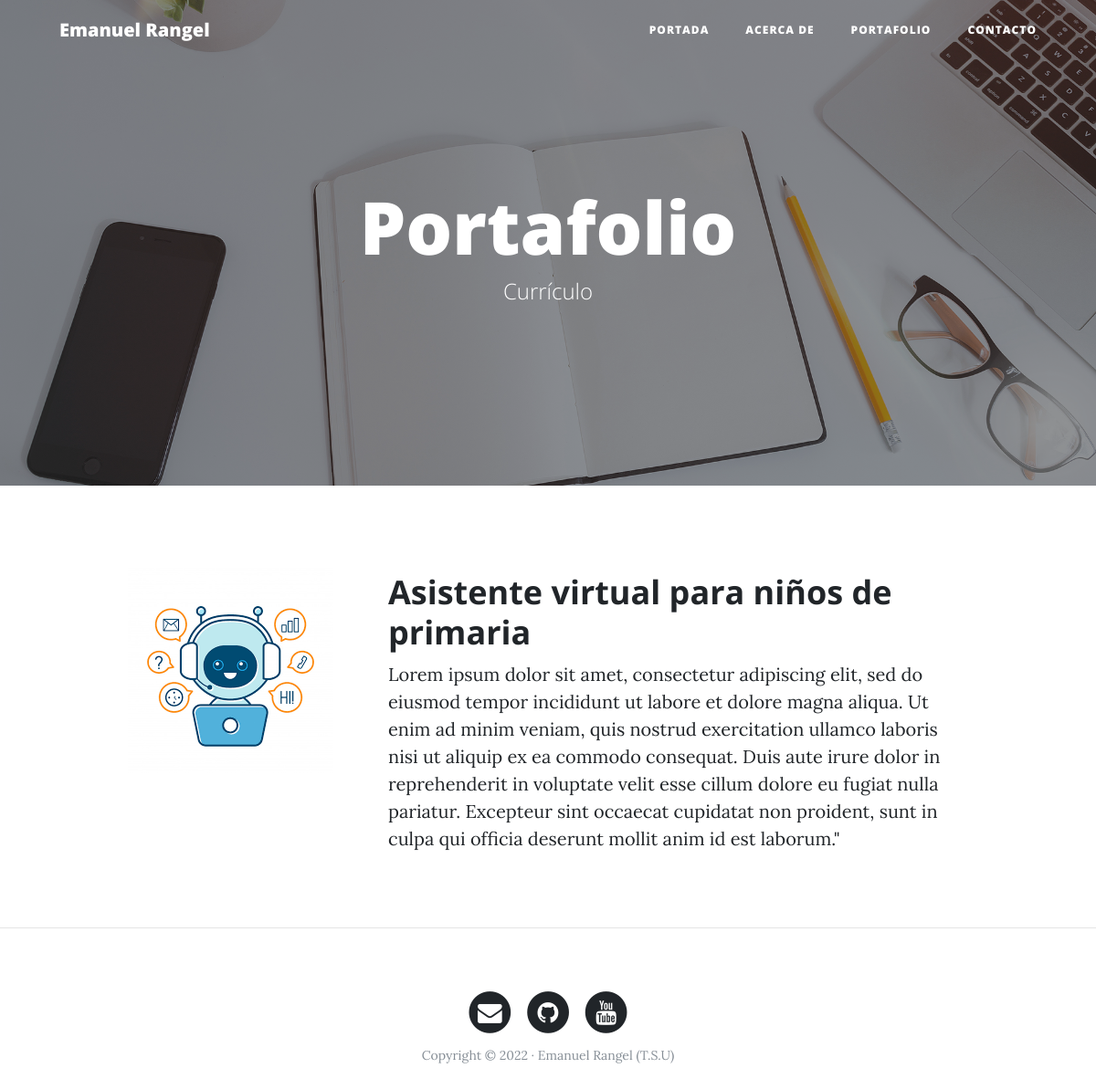
/portfolio/, run on an earlier commit of the app's database.
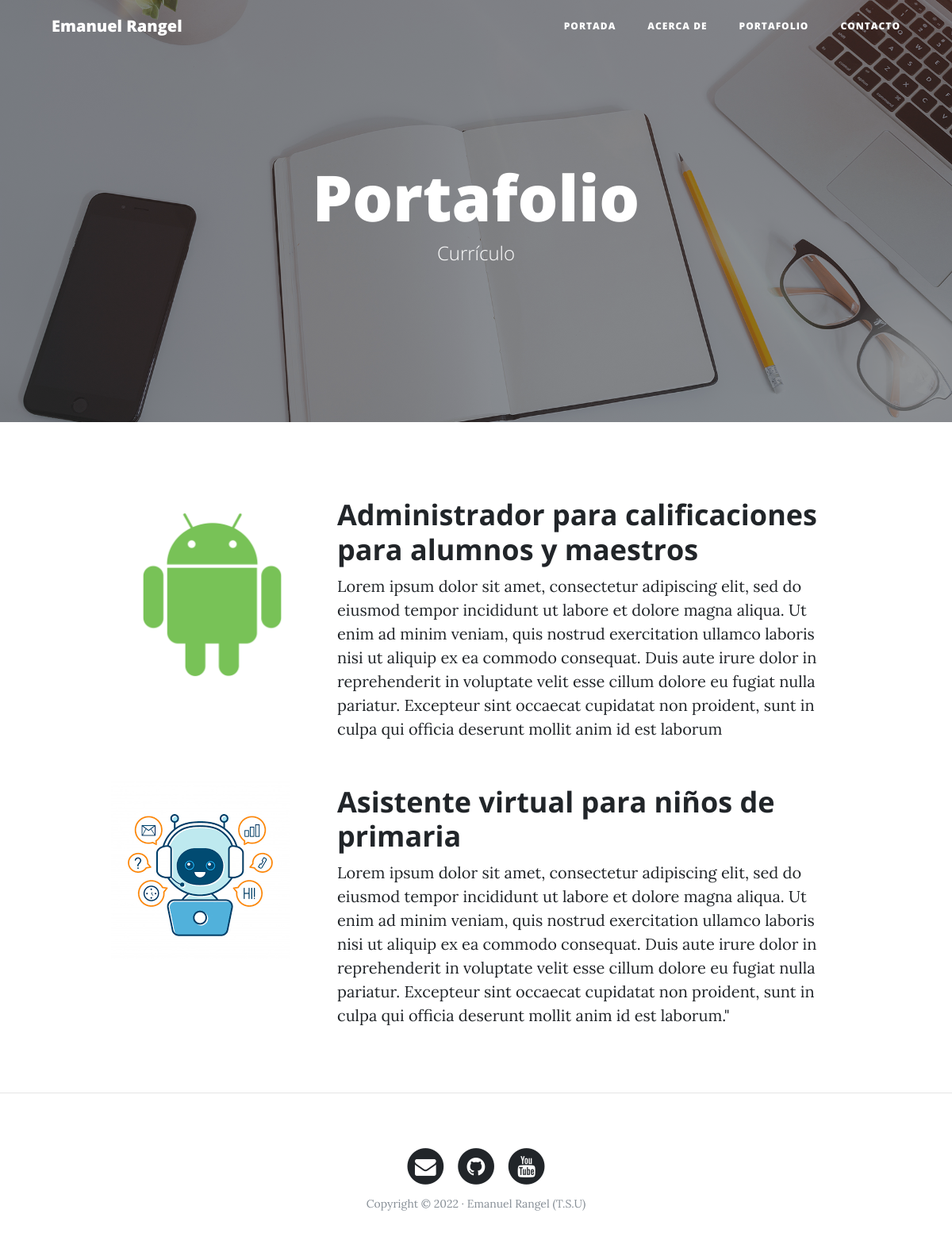
And on a later commit of the database.
### portfolio/models.py (models this page shows, shortened)
class Project(models.Model):
    title = models.CharField(max_length=200,
        verbose_name="Título")
    description = models.TextField(
        verbose_name="Descripción")
    image = models.ImageField(upload_to="projects",
        verbose_name="Imagen")
    link = models.URLField(null=True, blank=True,
        verbose_name="Dirección Web")
    created = models.DateTimeField(auto_now_add=True,
        verbose_name="Fecha de creación")
    updated = models.DateTimeField(auto_now=True,
        verbose_name="Fecha de edición")
    class Meta:
        verbose_name = "proyecto"
        verbose_name_plural = "proyectos"
        ordering = ["-created"]

### portfolio/views.py (the view)
# urls.py: path('portfolio/', portfolio_views.portfolio, name="portfolio"),
def portfolio(request):
     projects = Project.objects.all()
     return render(request, "portfolio/portfolio.html",
        {'projects':projects})

### portfolio/templates/portfolio/portfolio.html (shortened to what this page needs)
{% extends 'core/base.html' %} {% block title %}Portafolio{% endblock %} {% load static %} {% block background %}{% static 'core/img/portfolio-bg.jpg' %}{% endblock %} {% block headers %}
<h1>Portafolio</h1>
<span class="subheading">Currículo</span> {% endblock %} {% block content %} {% for project in projects %}
<div class="row project">
    <div class="col-lg-3 col-md-4 offset-lg-1">
        <img class="img-fluid" src="{{project.image.url}}" alt="">
    </div>
    <div class="col-lg-7 col-md-8">
        <h2 class="section-heading title">{{project.title}}</h2>
        <p>{{project.description}}</p>
    </div>
</div>
{% endfor %} {% endblock %}

### core/templates/core/base.html (shortened to what this page needs)
<!DOCTYPE html>
<html lang="es">
<head>
    {% load static %}
    <link href="{% static 'core/vendor/bootstrap/css/bootstrap.min.css' %}" rel="stylesheet">
    <link href="{% static 'core/vendor/font-awesome/css/font-awesome.min.css' %}" rel="stylesheet" type="text/css">
    <link href="{% static 'core/css/clean-blog.min.css' %}" rel="stylesheet">
</head>
<body>
    <nav class="navbar navbar-expand-lg navbar-light fixed-top" id="mainNav">
        <div class="container">
            <a class="navbar-brand" href="{% url 'home' %}">Emanuel Rangel</a>
            <div class="collapse navbar-collapse" id="navbarResponsive">
                <ul class="navbar-nav ml-auto">
                    <li class="nav-item">
                        <a class="nav-link" href="{% url 'home' %}">Portada</a>
                    </li>
                    <li class="nav-item">
                        <a class="nav-link" href="{% url 'about' %}">Acerca de</a>
                    </li>
                    <li class="nav-item">
                        <a class="nav-link" href="{% url 'portfolio' %}">Portafolio</a>
                    </li>
                    <li class="nav-item">
                        <a class="nav-link" href="{% url 'contact' %}">Contacto</a>
                    </li>
                </ul>
            </div>
        </div>
    </nav>
    <header class="masthead" style="background-image: url('{% block background %}{% endblock %}')">
        <div class="overlay"></div>
        <div class="container">
            <div class="row">
                <div class="col-lg-8 col-md-10 mx-auto">
                    <div class="site-heading">
                        {% block headers %}{% endblock %}
                    </div>
                </div>
            </div>
        </div>
    </header>
    <div class="container">
        {% block content %}{% endblock %}
    </div>
    {% if request.path != "/" %}
    <hr>{% endif %}
    <footer>
        <div class="container">
            <div class="row">
                <div class="col-lg-8 col-md-10 mx-auto">
                    <ul class="list-inline text-center">
                        <li class="list-inline-item">
                            <a href="#">
                                <span class="fa-stack fa-lg">
                    <i class="fa fa-circle fa-stack-2x"></i>
                    <i class="fa fa-envelope fa-stack-1x fa-inverse"></i>
                  </span>
                            </a>
                        </li>
                        <li class="list-inline-item">
                            <a href="#">
                                <span class="fa-stack fa-lg">
                    <i class="fa fa-circle fa-stack-2x"></i>
                    <i class="fa fa-github fa-stack-1x fa-inverse"></i>
                  </span>
                            </a>
                        </li>
                        <li class="list-inline-item">
                            <a href="#">
                                <span class="fa-stack fa-lg">
                    <i class="fa fa-circle fa-stack-2x"></i>
                    <i class="fa fa-youtube fa-stack-1x fa-inverse"></i>
                  </span>
                            </a>
                        </li>
                    </ul>
                    <p class="copyright text-muted">Copyright &copy; 2022 · Emanuel Rangel (T.S.U) </p>
                </div>
            </div>
        </div>
    </footer>
</body>
</html>

What changed in the data, as far as the page shows it:
added Project: image (picture), title "Administrador para calificaciones para alumnos y maestros", description "Lorem ipsum dolor sit amet, consectetur adipiscing elit, sed do eiusmod tempor incididunt ut labore et dolore magna aliqua. Ut enim ad minim veniam, quis nostrud exercitation ullamco laboris nisi ut aliquip ex ea commodo consequat. Duis aute irure dolor in reprehenderit in voluptate velit esse cillum dolore eu fugiat nulla pariatur. Excepteur sint occaecat cupidatat non proident, sunt in culpa qui officia deserunt mollit anim id est laborum"
